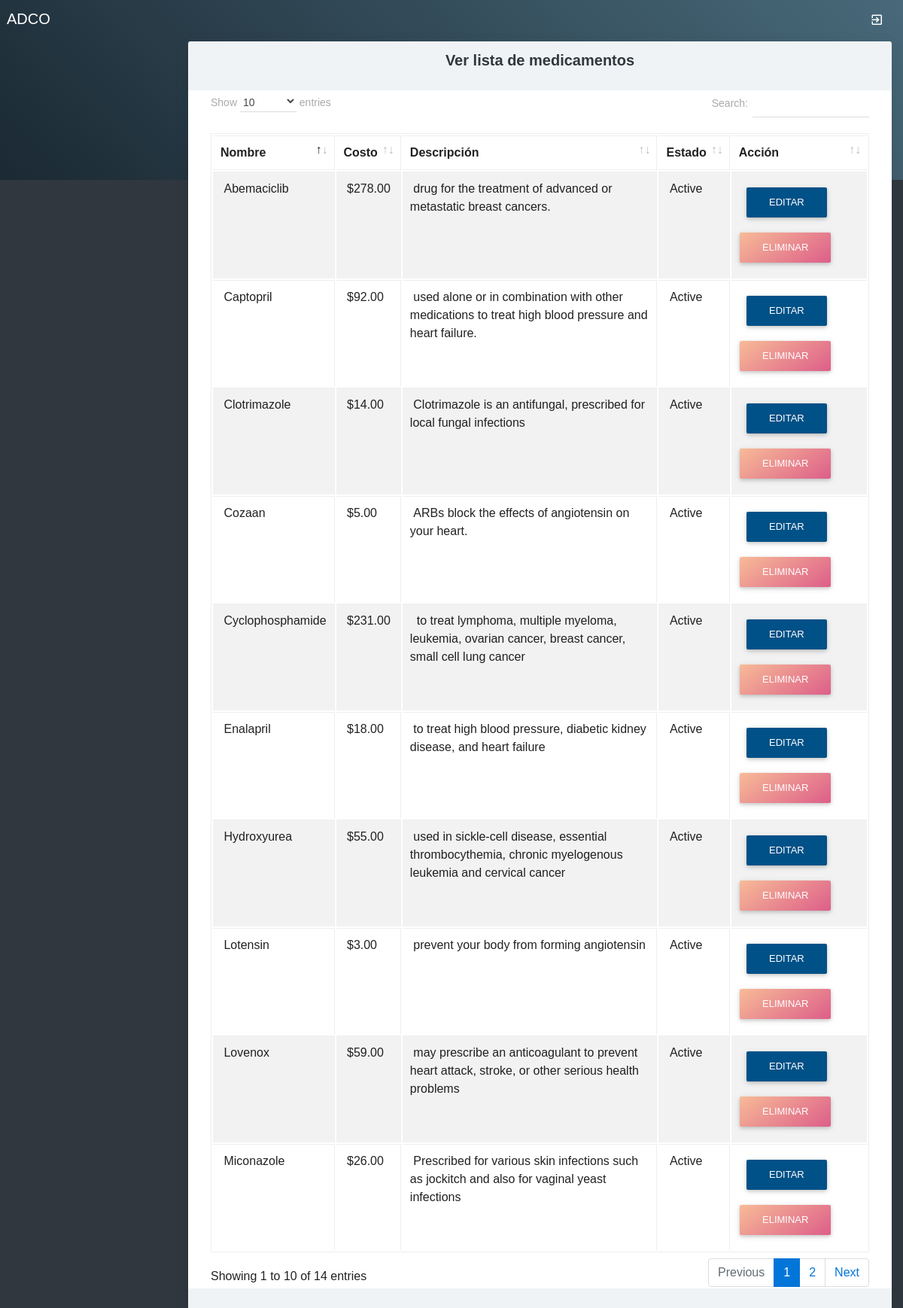
Before: /viewmedicine.php with the older database file.
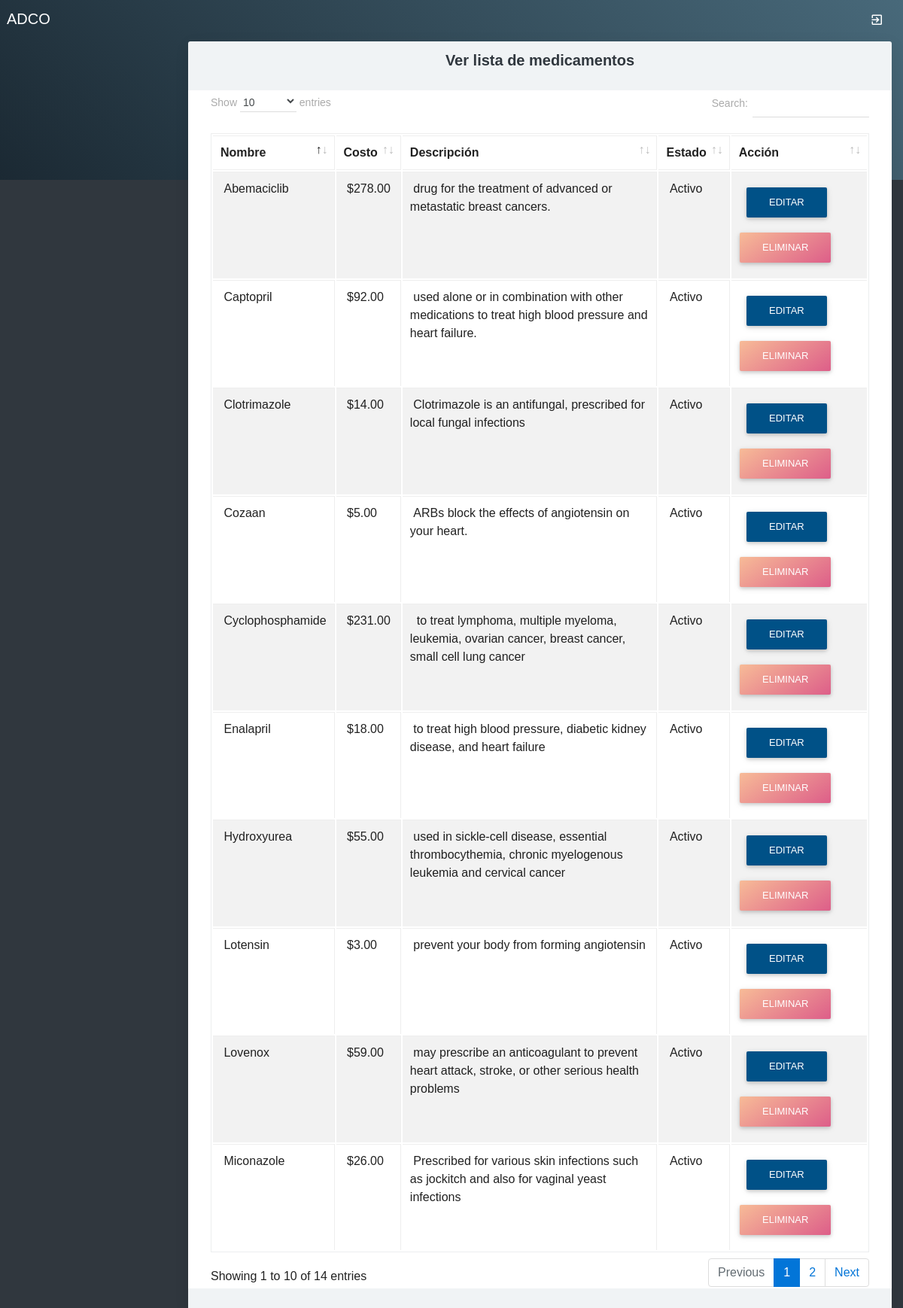
After: the same page with the newer database file.
### tables this page shows
CREATE TABLE `medicine` (
  `medicineid` int(10) NOT NULL,
  `medicinename` varchar(25) NOT NULL,
  `medicinecost` float(10,2) NOT NULL,
  `description` text NOT NULL,
  `status` varchar(10) NOT NULL
);

### viewmedicine.php (the view, shortened to what this page needs)
<?php
include("adformheader.php");
include("dbconnection.php");
?>
<div class="container-fluid">
  <div class="block-header">
    <h2 class="text-center">Ver lista de medicamentos</h2>
  </div>
</div>
<div class="card">
  <section class="container">
    <table class="table table-bordered table-striped table-hover js-basic-example dataTable">
          <thead>
            <tr>
              <th>Nombre</th>
              <th>Costo</th>
              <th>Descripción</th>
              <th>Estado</th>
              <th>Acción</th>
            </tr>
          </thead>
          <tbody>
            <?php
            $sql ="SELECT * FROM medicine";
            $qsql = mysqli_query($con,$sql);
            while($rs = mysqli_fetch_array($qsql))
            {
              echo "<tr>
              <td>&nbsp;$rs[medicinename]</td>
              <td>&nbsp;$$rs[medicinecost]</td>
              <td>&nbsp;$rs[description]</td>
              <td>&nbsp;$rs[status]</td>
              <td>&nbsp;
              <a href='medicine.php?editid=$rs[medicineid]'class='btn btn-raised g-bg-cyan'>Editar</a>
              <a href='viewmedicine.php?delid=$rs[medicineid]' class='btn btn-raised g-bg-blush2'>Eliminar</a></td>
              </tr>";
            }
            ?>
          </tbody>
        </table>
      </section>
    </div>
<?php
include("adformfooter.php");
?>

Changed rows visible on the page:
changed medicine "Clotrimazole": status "Active" → "Activo"
changed medicine "Miconazole": status "Active" → "Activo"
changed medicine "Lotensin": status "Active" → "Activo"
changed medicine "Cozaan": status "Active" → "Activo"
changed medicine "Lovenox": status "Active" → "Activo"
changed medicine "Abemaciclib": status "Active" → "Activo"
changed medicine "Cyclophosphamide": status "Active" → "Activo"
changed medicine "Captopril": status "Active" → "Activo"
changed medicine "Enalapril": status "Active" → "Activo"
changed medicine "Hydroxyurea": status "Active" → "Activo"
